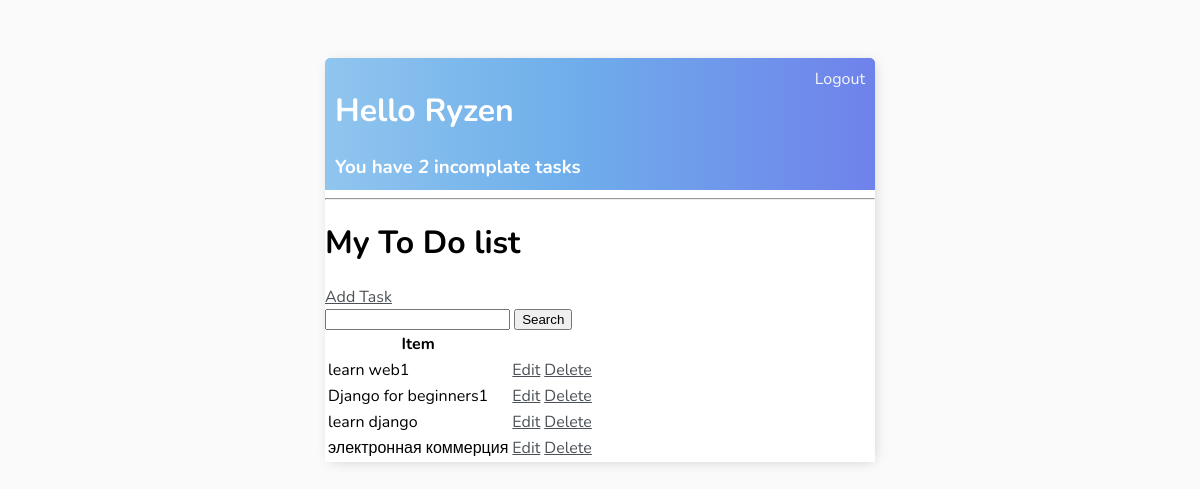
Before: / (signed in) with the older database file.
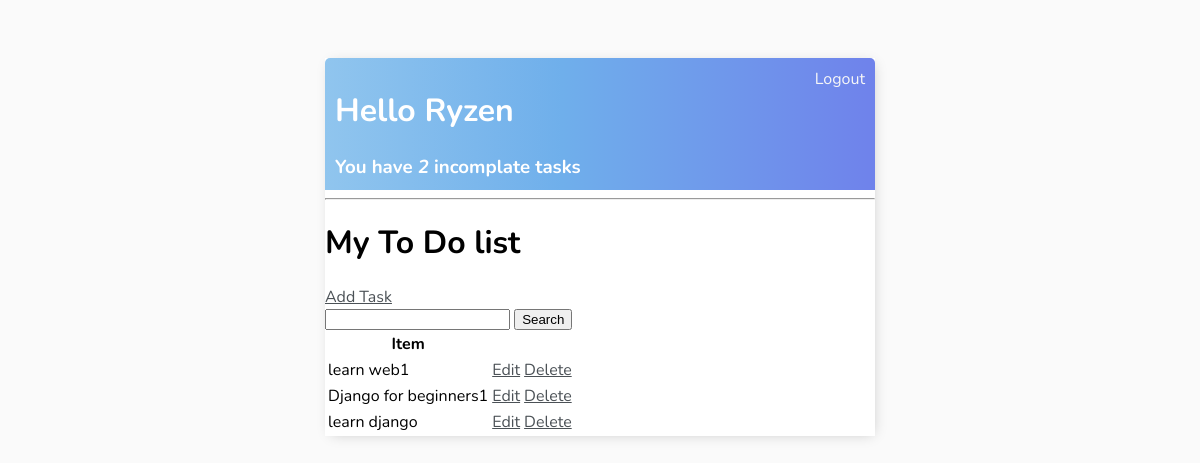
After: the same page with the newer database file.
### base/models.py (models this page shows, shortened)
class Task(models.Model):
    user = models.ForeignKey(User, on_delete=models.CASCADE, null=True, blank=True)
    title = models.CharField(max_length=200)
    description =models.TextField(null=True, blank=True)
    complete = models.BooleanField(default=False)
    created = models.DateTimeField(auto_now_add=True)
    class Meta:
        ordering = ['complete']

### base/views.py (the view)
# urls.py: path('', TaskList.as_view(), name='tasks'),
class TaskList(LoginRequiredMixin, ListView):
    model = Task
    context_object_name = 'tasks'
    def get_context_data(self, **kwargs):
        context = super().get_context_data(**kwargs)
        context['tasks'] = context['tasks'].filter(user=self.request.user)
        context['count'] = context['tasks'].filter(complete=False).count()
        search_input = self.request.GET.get('search-area') or ''
        if search_input:
            context['tasks'] = context['tasks'].filter(title__startswith=search_input)
        context['search_input']=search_input
        return context

### base/templates/base/task_list.html
{% extends 'base/main.html' %}
{% block content %}
<div class="header-bar">
    <div>
        <h1>Hello {{request.user|title}}</h1>
        <h3 style="margin: 0">You have <i>{{count}}</i> incomplate task{{ count|pluralize:"s"}}</h3>
    </div>
    {% if request.user.is_authenticated %}
    <a href="{% url 'logout' %}">Logout</a>
    {% else %}
    <a href="{% url 'login' %}">Login</a>
    {% endif %}
</div>
<div class="main-bar">
    <hr>
    <h1>My To Do list {{color}}</h1>
    <a href="{% url 'task-create' %}">Add Task</a>
    <form method="GET">
        <input type='text' name='search-area'>
        <input type="submit" value='Search'>
    </form>
    <table>
        <tr>
            <th>Item</th>
            <th></th>
        </tr>
        {% for task in tasks %}
        <tr>
            <td>{{task.title}}</td>
            <td><a href="{% url 'task-update' task.id %}">Edit</a></td>
            <td><a href="{% url 'task-delete' task.id %}">Delete</a></td>
        </tr>
        {% empty %}
        <h3>No items in list</h3>
        {% endfor %}
    </table>
</div>
{% endblock content %}

### base/templates/base/main.html (shortened to what this page needs)
<!DOCTYPE html>
<html>
    <head>
    </head>
    <body>
        <div class="container">
            {% block content %}
            {% endblock content %}
        </div>
    </body>
</html>

### base/templates/base/main.html (style rules this page uses)
body { background-color: #fafafa; font-family: 'Nunito', sans-serif; padding-top: 50px; }
h1, h2, h3, h4, h5, h6, { font-family: 'Raleway', sans-serif; }
a, p { color: #4b5156 }
.container { max-width: 550px; margin:auto; background-color: #fff; -webkit-box-shadow: 2px 2px 13px -4px rgba(0, 0, 0, 0.21); box-shadow: 2px 2px 13px -4px rgba(0, 0, 0, 0.21); }
.header-bar { display:flex; justify-content: space-between; color:#fff; padding: 10px; border-radius: 5px 5px 0 0; background: linear-gradient(90deg, #90c5ee 0%, #6fafeb 43%, #6f82eb 100%); }
.header-bar a { color: rgb(247, 247, 247); text-decoration: none; }

Changed rows visible on the page:
removed Task: title "электронная коммерция"
